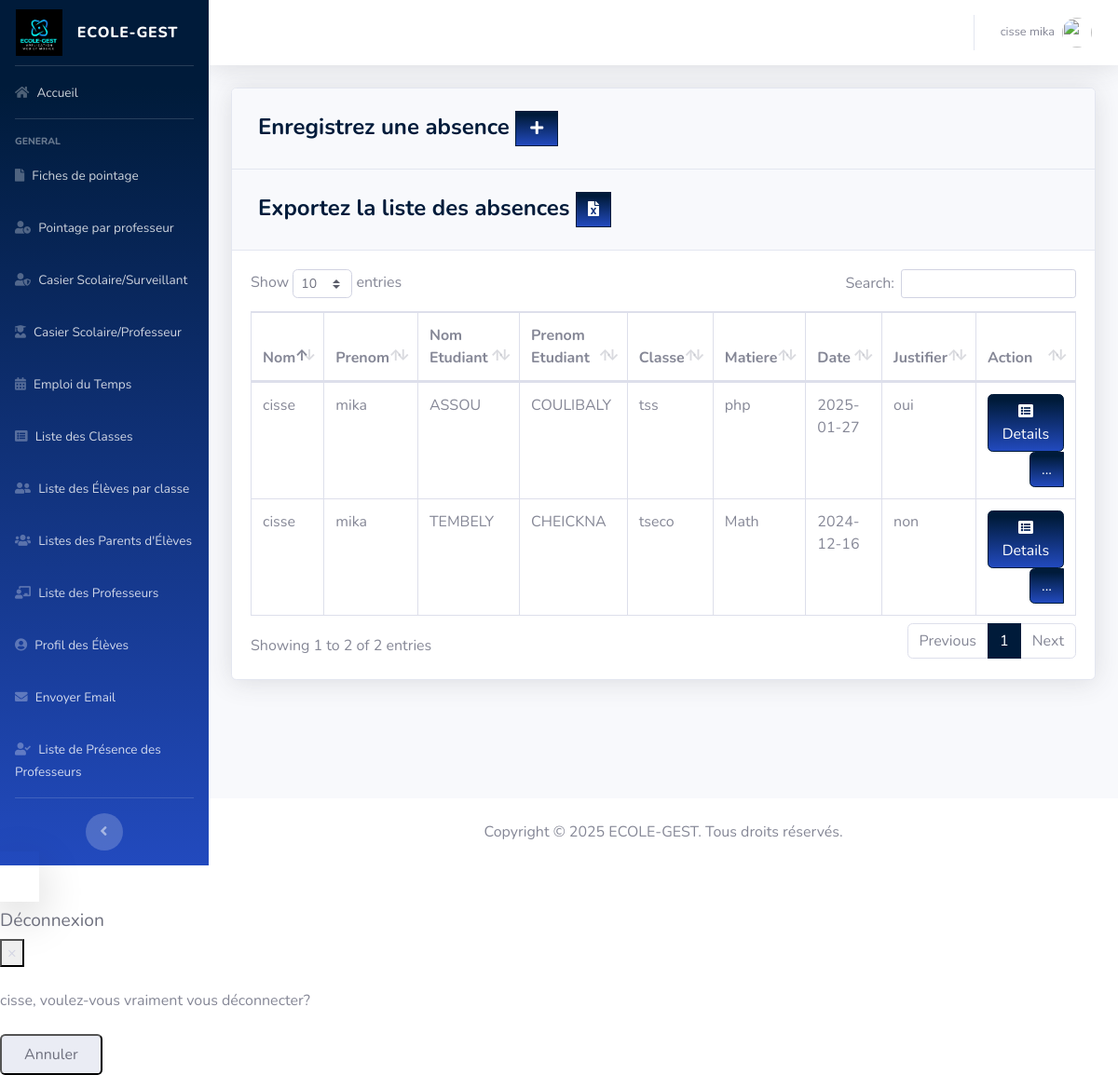
The app's page /pages/absence_surv.php (signed in) with its own data.
### tables this page shows
CREATE TABLE `absence_surveillant` (
  `id_absence` int(11) NOT NULL,
  `nom` varchar(100) DEFAULT NULL,
  `prenom` varchar(100) DEFAULT NULL,
  `nom_etudiant` varchar(100) DEFAULT NULL,
  `prenom_etudiant` varchar(100) DEFAULT NULL,
  `classe` varchar(100) DEFAULT NULL,
  `matiere` varchar(100) DEFAULT NULL,
  `dates` date DEFAULT NULL,
  `justifier` varchar(100) DEFAULT NULL,
  `nom_ecole` varchar(100) DEFAULT NULL,
  `champ_visible` int(1) NOT NULL DEFAULT 1
);

### pages/absence_surv.php (the view, shortened to what this page needs)
<?php
include '../includes/connection.php';
include '../includes/sidebar_surv.php';
?>
<div class="card shadow mb-4">
    <div class="card-header py-3">
        <h4 class="m-2 font-weight-bold text-primary">Enregistrez une absence&nbsp;<a href="#" data-toggle="modal" data-target="#absenceSurvModal" type="button" class="btn btn-primary bg-gradient-primary" style="border-radius: 0px;"><i class="fas fa-fw fa-plus"></i></a></h4>
    </div>
    <div class="card-header py-3">
        <h4 class="m-2 font-weight-bold text-primary">Exportez la liste des absences&nbsp;<a href="fonction_csv.php" type="button" class="btn btn-primary bg-gradient-primary" style="border-radius: 0px;"><i class="fa fa-file-excel"></i></a></h4>
    </div>
    <div class="card-body">
        <div class="table-responsive">
            <table class="table table-bordered" id="dataTable" width="100%" cellspacing="0">
                <thead>
                    <tr>
                        <th>Nom </th>
                        <th>Prenom </th>
                        <th>Nom Etudiant</th>
                        <th>Prenom Etudiant</th>
                        <th>Classe</th>
                        <th>Matiere</th>
                        <th>Date</th>
                        <th>Justifier</th>
                        <th>Action</th>
                    </tr>
                </thead>
                <tbody>
                    <?php
$query = "SELECT * FROM absence_surveillant WHERE nom_ecole = (SELECT nom_ecole FROM utilisateur WHERE nom_user = '".$_SESSION['nom_user']."' AND prenom_user = '".$_SESSION['prenom_user']."')and champ_visible=1 ORDER BY id_absence DESC";
                    $result = mysqli_query($db, $query) or die (mysqli_error($db));
                    while ($row = mysqli_fetch_assoc($result)) {
                        echo '<tr>';
                        echo '<td>'. $_SESSION['nom_user'] .'</td>';
                        echo '<td>'. $_SESSION['prenom_user'] .'</td>';
                        echo '<td>'. $row['nom_etudiant'].'</td>';
                        echo '<td>'. $row['prenom_etudiant'].'</td>';
                        echo '<td>'. $row['classe'].'</td>';
                        echo '<td>'. $row['matiere'] .'</td>';
                        echo '<td>'. $row['dates'].'</td>';
                        echo '<td>'. $row['justifier'].'</td>';
                        $nomEtudiant = $row['nom_etudiant'];
                        $queryCount = "SELECT COUNT(*) as count FROM absence WHERE nom_etudiant = '$nomEtudiant'";
                        $resultCount = mysqli_query($db, $queryCount);
                        $rowCount = mysqli_fetch_assoc($resultCount);
                        $count = $rowCount['count'];
                        if ($count >= 3 ) {
                            echo '<td align="right" style="color: red;">';
                        } else {
                            echo '<td align="right">';
                        }
                        echo '<div class="btn-group">
                                  <a type="button" class="btn btn-primary bg-gradient-primary" href="absence_surv_searchfrm.php?action=edit&id='.$row['id_absence'].'"><i class="fas fa-fw fa-list-alt"></i> Details</a>
                              </div>
                              <div class="btn-group">
                                  <a type="button" class="btn btn-primary bg-gradient-primary dropdown no-arrow" data-toggle="dropdown" style="color:white;">
                                      ... <span class="caret"></span>
                                  </a>
                                  <ul class="dropdown-menu text-center" role="menu">
                                      <li>
                                          <a type="button" class="btn btn-warning bg-gradient-warning btn-block" style="border-radius: 0px;" href="absence_surv_edit.php?action=edit&id='.$row['id_absence'].'">
                                              <i class="fas fa-fw fa-edit"></i> Modifiez
                                          </a>
                                      </li>
                                  </ul>
                              </div>
                            </td>';
                        echo '</tr>';
                    }
                    ?>
                </tbody>
            </table>
        </div>
    </div>
</div>
<?php
include'../includes/footer.php';
?>

### includes/sidebar_surv.php (shortened to what this page needs)
<!DOCTYPE html>
<html lang="en">
<head>
 <link rel="stylesheet" href="../vendor/mdi/css/materialdesignicons.min.css">
    <link rel="stylesheet" href="../vendor/flag-icon-css/css/flag-icon.min.css">
  <link href="../vendor/fontawesome-free/css/all.min.css" rel="stylesheet" type="text/css">
  <link href="../css/sb-admin-2.min.css" rel="stylesheet">
  <link href="../vendor/datatables/dataTables.bootstrap4.min.css" rel="stylesheet">
</head>
<body id="page-top">
  <div id="wrapper">
    <ul class="navbar-nav bg-gradient-primary sidebar sidebar-dark accordion" id="accordionSidebar">
      <a class="sidebar-brand d-flex align-items-center justify-content-center" href="index_surv.php">
    <div class="sidebar-brand-icon ">
    <img src="ecole-gest.jpg" style="width: 50px; height: 50px;">
</div>
    <div class="sidebar-brand-text mx-3">ECOLE-GEST</div>
</a>
      <hr class="sidebar-divider my-0">
<li class="nav-item">
    <a class="nav-link" href="index_surv.php">
        <i class="fas fa-home"></i>
        <span>Accueil</span>
    </a>
</li>
<hr class="sidebar-divider">
<div class="sidebar-heading">
  General
</div>
<li class="nav-item">
      <a class="nav-link" href="pointage_surv.php">
        <i class="fas fa-file"></i>
        <span>Fiches de pointage</span>
      </a>
    </li>
    <li class="nav-item">
      <a class="nav-link" href="pointage_compte.php">
        <i class="fas fa-user-clock"></i>
        <span>Pointage par professeur</span>
      </a>
    </li>
    <li class="nav-item">
      <a class="nav-link" href="absence_surv.php">
        <i class="fas fa-user-shield"></i>
        <span>Casier Scolaire/Surveillant</span>
      </a>
    </li>
    <li class="nav-item">
      <a class="nav-link" href="absence_etudiant_surv.php">
        <i class="fas fa-user-graduate"></i>
        <span>Casier Scolaire/Professeur</span>
      </a>
    </li>
    <li class="nav-item">
      <a class="nav-link" href="emploi_du_temp_surv.php">
        <i class="fas fa-calendar-alt"></i>
        <span>Emploi du Temps</span>
      </a>
    </li>
    <li class="nav-item">
      <a class="nav-link" href="classe_surv.php">
        <i class="fas fa-list-alt"></i>
        <span>Liste des Classes</span>
      </a>
    </li>
    <li class="nav-item">
      <a class="nav-link" href="liste_classes_surv.php">
        <i class="fas fa-user-friends"></i>
        <span>Liste des Élèves par classe</span>
      </a>
    </li>
    <li class="nav-item">
      <a class="nav-link" href="parent_eleve_surv.php">
        <i class="fas fa-users"></i>
        <span>Listes des Parents d'Élèves</span>
      </a>
    </li>
    <li class="nav-item">
      <a class="nav-link" href="prof_surve.php">
        <i class="fas fa-chalkboard-teacher"></i>
        <span>Liste des Professeurs</span>
      </a>
    </li>
    <li class="nav-item">
      <a class="nav-link" href="profil_surv.php">
        <i class="fas fa-user-circle"></i>
        <span>Profil des Élèves</span>
      </a>
    </li>
    <li class="nav-item">
      <a class="nav-link" href="email_surv.php">
        <i class="fas fa-envelope"></i>
        <span>Envoyer Email</span>
      </a>
    </li>
    <li class="nav-item">
      <a class="nav-link" href="prof_arrive.php">
        <i class="fas fa-user-check"></i>
        <span>Liste de Présence des Professeurs</span>
      </a>
    </li>
      <hr class="sidebar-divider d-none d-md-block">
      <div class="text-center d-none d-md-inline">
        <button class="rounded-circle border-0" id="sidebarToggle"></button>
      </div>
    </ul>
    <?php include_once 'topbar_surv.php'; ?>

### pages/topbar_surv.php (shortened to what this page needs)
<div id="content-wrapper" class="d-flex flex-column">
  <div id="content">
    <nav class="navbar navbar-expand navbar-light bg-white topbar mb-4 static-top shadow">
      <ul class="navbar-nav ml-auto">
        <li class="nav-item dropdown no-arrow">
          <a class="nav-link dropdown-toggle" href="#" id="userDropdown" role="button" data-toggle="dropdown" aria-haspopup="true" aria-expanded="false">
            <span class="mr-2 d-none d-lg-inline text-gray-600 small"><?php echo  $_SESSION['nom_user']. ' '.$_SESSION['prenom_user'] ;?></span>
            <img class="img-profile rounded-circle"
            <?php
              if($_SESSION['GENDER']=='MASCULIN'){
                echo 'src="https://encrypted-tbn0.gstatic.com/images?q=tbn:ANd9GcTS0rikanm-OEchWDtCAWQ_s1hQq1nOlQUeJr242AdtgqcdEgm0Dg"';
              }else{
                echo 'src="https://encrypted-tbn0.gstatic.com/images?q=tbn:ANd9GcSNngF0RFPjyGl4ybo78-XYxxeap88Nvsyj1_txm6L4eheH8ZBu"';
              }
            ?>>
            </a>
        </li>
      </ul>
    </nav>
    <div class="container-fluid">

### includes/footer.php (shortened to what this page needs)
      </div>
      </div>
      <footer class="bg-white py-4 border-t border-gray-200 mt-auto">
        <div class="container mx-auto px-4">
          <div class="text-center">
            <span class="text-gray-600 text-sm">Copyright © <span id="currentYear"></span> ECOLE-GEST. Tous droits réservés.</span>
          </div>
        </div>
      </footer>
    </div>
  </div>
  <a class="fixed bottom-6 right-6 p-3 bg-indigo-600 text-white rounded-full shadow-lg hover:bg-indigo-700 transition-colors duration-300 hidden" id="scrollToTop" href="#page-top">
    <i class="fas fa-angle-up"></i>
  </a>
  <div class="fixed inset-0 items-center justify-center z-50 hidden" id="logoutModal">
    <div class="bg-white rounded-lg shadow-xl max-w-md mx-auto z-10 relative overflow-hidden">
      <div class="px-6 py-4 border-b border-gray-200 flex justify-between items-center">
        <h5 class="text-lg font-semibold text-gray-700">Déconnexion</h5>
        <button class="text-gray-400 hover:text-gray-600" type="button" id="closeLogoutModal">
          <span class="text-2xl">&times;</span>
        </button>
      </div>
      <div class="p-6">
        <p class="text-gray-600 mb-4"><?php echo $_SESSION['nom_user']; ?>, voulez-vous vraiment vous déconnecter?</p>
        <div class="flex justify-end space-x-3">
          <button class="px-4 py-2 bg-gray-200 text-gray-700 rounded hover:bg-gray-300 transition-colors duration-300" type="button" id="cancelLogout">Annuler</button>
          <a class="px-4 py-2 bg-indigo-600 text-white rounded hover:bg-indigo-700 transition-colors duration-300" href="../pages/logout.php">Déconnexion</a>
        </div>
      </div>
    </div>
  </div>
</body>
</html>

### records on screen
absence_surveillant: nom_etudiant "ASSOU", prenom_etudiant "COULIBALY", classe "tss", matiere "php", dates "2025-01-27", justifier "oui"
absence_surveillant: nom_etudiant "TEMBELY", prenom_etudiant "CHEICKNA", classe "tseco", matiere "Math", dates "2024-12-16", justifier "non"

### other values on screen
$_SESSION['nom_user'] "cisse"
$_SESSION['prenom_user'] "mika"
